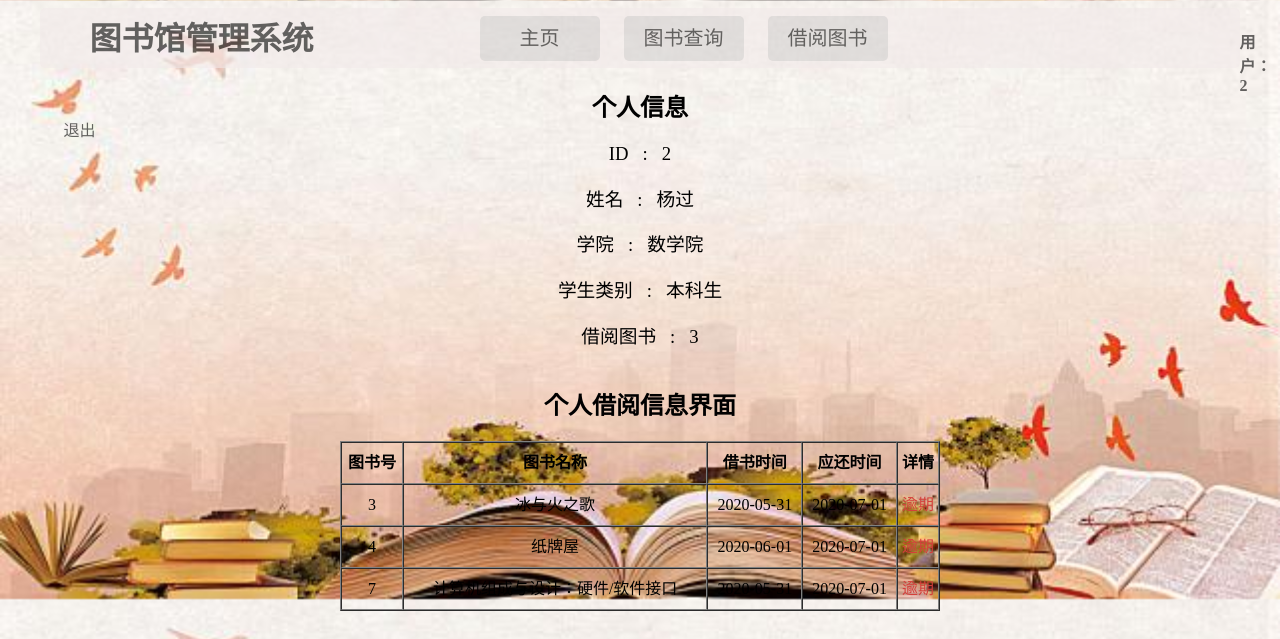
Page /mylibrary/frontadmin.php (signed in) on the committed database.
### tables this page shows
CREATE TABLE `student` (
  `stuid` int(10) NOT NULL,
  `password` varchar(256) NOT NULL,
  `name` varchar(128) NOT NULL,
  `collage` varchar(128) NOT NULL,
  `degree` varchar(128) NOT NULL,
  `book_num` int(2) DEFAULT 0
);

CREATE TABLE `borrow` (
  `stuid` int(10) NOT NULL,
  `bookid` int(20) NOT NULL,
  `borrow_date` date NOT NULL,
  `due_date` date NOT NULL
);

CREATE TABLE `book` (
  `bookid` int(20) NOT NULL,
  `bookname` varchar(128) NOT NULL,
  `author` varchar(64) NOT NULL,
  `press` varchar(64) NOT NULL,
  `position` varchar(128) NOT NULL,
  `sum_num` int(2) NOT NULL,
  `lo_num` int(2) NOT NULL,
  `catid` char(10) NOT NULL
);

### mylibrary/frontadmin.php (the view, shortened to what this page needs)
<?php
include_once('frontheader.php');
include_once("conn.php");
?>
<html>
<head>
    <link href="style/style.css" rel="stylesheet" type="text/css">
</head>
<body>
<div id="userinfo">
    <h2>个人信息</h2>
    <?php
        $id = $_SESSION['id'];
        $query = "select * from student where stuid='$id'";
        $stmt= $dbh->query($query);
        foreach ($stmt as $row){
            echo "<h3>ID&nbsp&nbsp&nbsp:&nbsp&nbsp&nbsp{$row['stuid']}</h3>";
            echo "<h3>姓名&nbsp&nbsp&nbsp:&nbsp&nbsp&nbsp{$row['name']}</h3>";
            echo "<h3>学院&nbsp&nbsp&nbsp:&nbsp&nbsp&nbsp{$row['collage']}</h3>";
            echo "<h3>学生类别&nbsp&nbsp&nbsp:&nbsp&nbsp&nbsp{$row['degree']}</h3>";
            echo "<h3>借阅图书&nbsp&nbsp&nbsp:&nbsp&nbsp&nbsp{$row['book_num']}</h3>";
        }
    ?>
    <?php
        $query = "select borrow.bookid,bookname,borrow_date,due_date
                  from borrow,book
                  where borrow.bookid = book.bookid and stuid = '$id'";
        $stmt= $dbh->query($query);
        echo "<table border='1px gray solid' width='600px' align='center' style='margin-top: 10px;' cellpadding='0' cellspacing='0'>";
        echo "<caption><h2>个人借阅信息界面</h2></caption>";
        echo "<tr style='line-height: 40px;'><th>图书号</th><th>图书名称</th><th>借书时间</th><th>应还时间</th><th>详情</th></tr>";
        $time = time();
        $borrow_date = date("Y-m-d",$time);
        $a = strtotime($borrow_date);
        foreach ($stmt as $row){
            echo "<tr style='text-align: center;line-height: 40px'>";
            echo "<td>".$row['bookid']."</td>";
            echo "<td>".$row['bookname']."</td>";
            echo "<td>".$row['borrow_date']."</td>";
            echo "<td>".$row['due_date']."</td>";
            $b = strtotime($row['due_date']);
            if($a<=$b){
                echo "<td><span style='color: #5cb85c'>正常</span></td>";
            }else{
                echo "<td><span style='color: #d43f3a'>逾期</span></td>";
            }
            echo "</tr>";
        }
        echo "</table>"
    ?>
</div>
</body>
</html>

### mylibrary/style/style.css (style rules this page uses)
body { background: url("background.jpg"); background-attachment:fixed; background-size: 100%; }
#book_detiail h2,h3 { text-align: center; }
#userinfo { width: 60%; margin: 0 auto; }
#userinfo h2,h3 { text-align: center; }
#userinfo h3 { font-weight: normal; }

### rows in the picture
student: stuid "2", name "杨过", collage "数学院", degree "本科生", book_num "3"
borrow: bookid "3", bookid.bookname "冰与火之歌", borrow_date "2020-05-31", due_date "2020-07-01", shows "逾期"
borrow: bookid "4", bookid.bookname "纸牌屋", borrow_date "2020-06-01", due_date "2020-07-01", shows "逾期"
borrow: bookid "7", bookid.bookname "计算机组成与设计：硬件/软件接口", borrow_date "2020-05-31", due_date "2020-07-01", shows "逾期"

### other values in the picture
$_SESSION['id'] "2"
